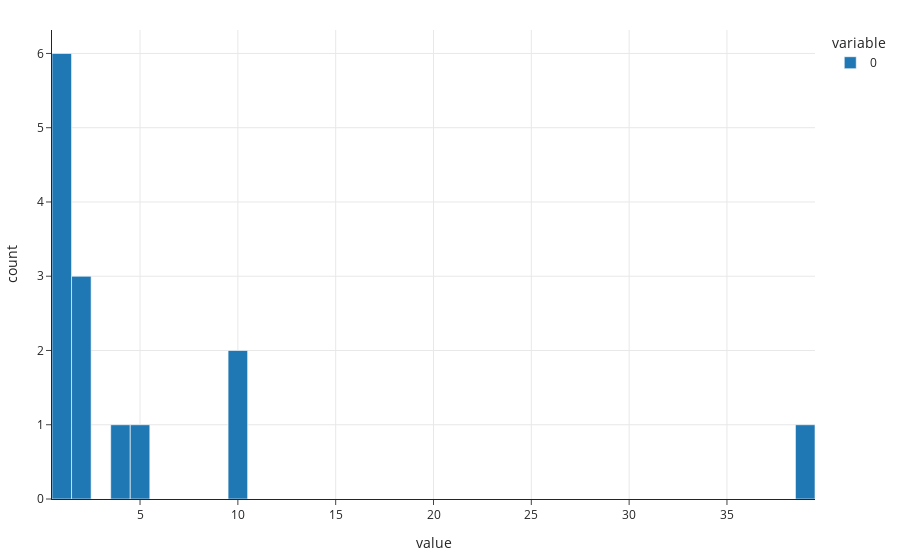

Write notebook code for a chart like this one.
### Markdown cell above
For context, let's see what the distribution of `vals` looks like:

### Code cell
pd.Series(vals).hist(nbins=40)

### Figure 1 — Plotly figure (JSON) as saved in the notebook; plotly's stock layout.template omitted (floating-point values rounded to 4 significant figures)
{"data": [{"alignmentgroup": "True", "bingroup": "x", "hovertemplate": "variable=0<br>value=%{x}<br>count=%{y}<extra></extra>", "legendgroup": "0", "marker": {"color": "#1F77B4", "pattern": {"shape": ""}}, "name": "0", "nbinsx": 40, "offsetgroup": "0", "orientation": "v", "showlegend": true, "type": "histogram", "x": [1, 1, 1, 1, 1, 1, 2, 2, 2, 4, 5, 10, 10, 39], "xaxis": "x", "yaxis": "y"}], "layout": {"barmode": "relative", "legend": {"title": {"text": "variable"}, "tracegroupgap": 0}, "xaxis": {"anchor": "y", "domain": [0, 1], "title": {"text": "value"}}, "yaxis": {"anchor": "x", "domain": [0, 1], "title": {"text": "count"}}}}
